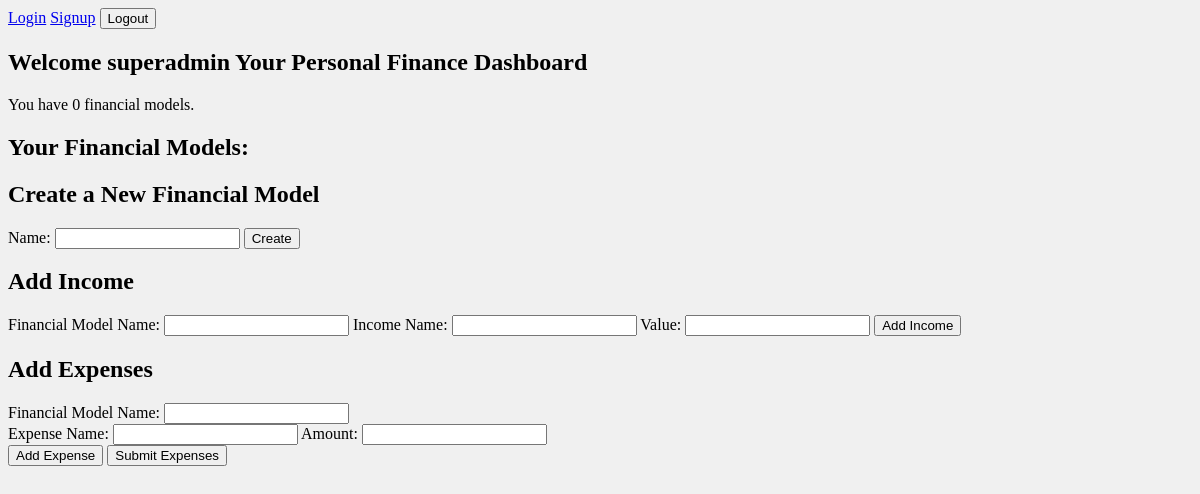
Before: / (signed in) with the older database file.
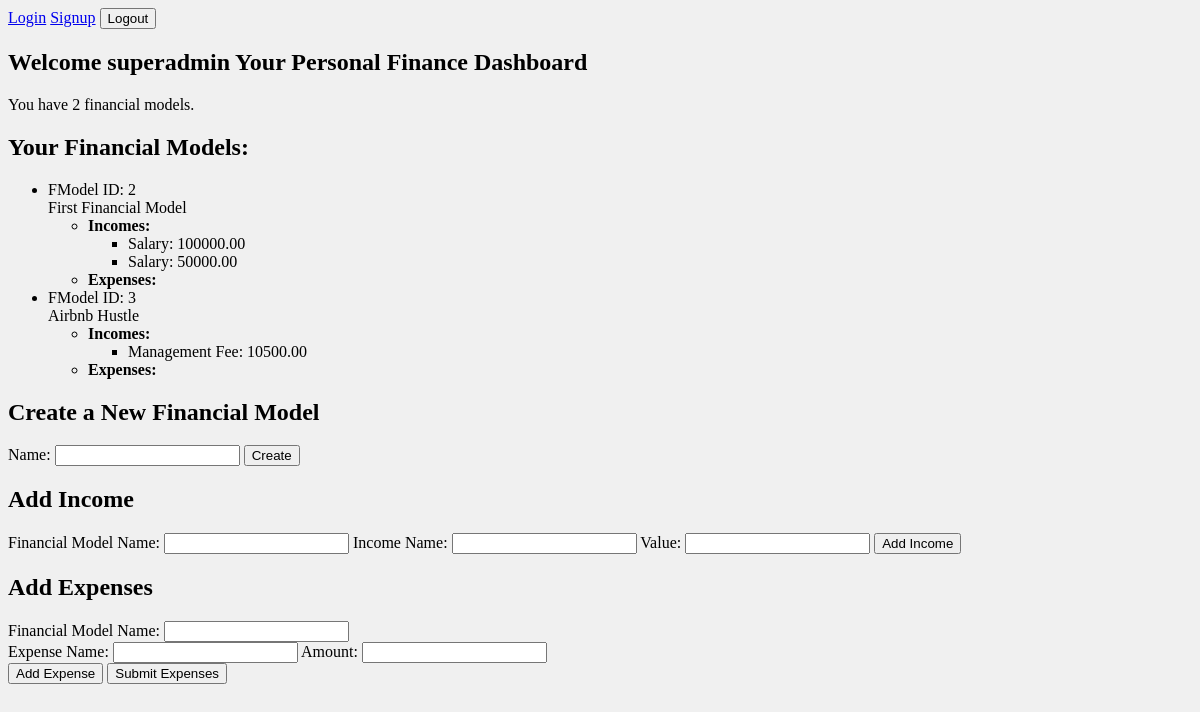
After: the same page with the newer database file.
### personalfinance/models.py (models this page shows)
class FModel(models.Model):
    id = models.IntegerField(primary_key=True)
    user = models.ForeignKey(User, on_delete=models.CASCADE)
    fmodel_name = models.CharField(max_length=100)
    created = models.DateField(auto_now=True)
    class Meta:
        constraints = [
            models.UniqueConstraint(fields=['user', 'fmodel_name'], name='unique_fmodel_per_user')
        ]

class Income(models.Model):
    id = models.IntegerField(primary_key=True)
    fmodel = models.ForeignKey(FModel, on_delete=models.CASCADE)
    income_name = models.CharField(max_length=100)
    value = models.DecimalField(max_digits=10, decimal_places=2)

### personalfinance/views.py (the view)
# urls.py: path('', views.index, name="index"),
@login_required
def index(request):
    user = request.user
    fmodels = FModel.objects.filter(user=user).prefetch_related('income_set', 'expense_set')
    fmodel_count = fmodels.count()
    fmodels_with_income_and_expense = []
    for fmodel in fmodels:
        incomes = Income.objects.filter(fmodel=fmodel)
        expenses = Expense.objects.filter(fmodel=fmodel)
        fmodels_with_income_and_expense.append({
            'fmodel': fmodel,
            'incomes': incomes,
            'expenses': expenses
        })
    context = {
        'user': user,
        'fmodel_count': fmodel_count,
        'fmodels_with_income_and_expense': fmodels_with_income_and_expense
    }
    return render(request, 'personalfinance/index.html', context)

### personalfinance/templates/personalfinance/index.html (shortened to what this page needs)
{% load static %}
<!DOCTYPE html>
<html>
<head>
    <link rel="stylesheet" type="text/css" href="{% static 'personalfinance/styles.css' %}">
    <script src="https://code.jquery.com/jquery-3.7.1.js"></script></head>
<body>
    <a href="{% url 'login' %}">Login</a>
    <a href="{% url 'register' %}">Signup</a>
    <form id="logout-form" action="{% url 'logout' %}" method="post" style="display: inline;">
        <button type="submit">Logout</button>
    </form>
    <h2>Welcome {{ user.username }} Your Personal Finance Dashboard</h2>
    <p>You have {{ fmodel_count }} financial models.</p>
    <h2>Your Financial Models:</h2>
    <ul>
        {% for fmodel_with_ie in fmodels_with_income_and_expense %}
            <li>
                FModel ID: {{ fmodel_with_ie.fmodel.id }} </br>
                {{ fmodel_with_ie.fmodel.fmodel_name }}
                <ul>
                    <li><strong>Incomes:</strong>
                        <ul>
                            {% for income in fmodel_with_ie.incomes %}
                                <li>{{ income.income_name }}: {{ income.value }}</li>
                            {% endfor %}
                        </ul>
                    </li>
                    <li><strong>Expenses:</strong>
                    </li>
                </ul>
            </li>
        {% endfor %}
    </ul>
    <div>
        <h2>Create a New Financial Model</h2>
        <form id="createFModelForm">
            <label for="fmodel_name">Name:</label>
            <input type="text" id="fmodel_name" name="fmodel_name" required>
            <button type="button" onclick="submitFModelForm()">Create</button>
        </form>
    </div>
    <div>
    <h2>Add Income</h2>
        <form id="createIncomeForm">
            <label for="fmodel_name">Financial Model Name:</label>
            <input type="text" id="fmodel_name" name="fmodel_name" required>
            <label for="income_name">Income Name:</label>
            <input type="text" id="income_name" name="income_name" required>
            <label for="value">Value:</label>
            <input type="number" step="0.01" id="value" name="value" required>
            <button type="button" onclick="submitIncomeForm()">Add Income</button>
        </form>
    </div>
    <div>
        <h2>Add Expenses</h2>
        <form id="createExpenseForm">
            <label for="fmodel_name_expense">Financial Model Name:</label>
            <input type="text" id="fmodel_name_expense" name="fmodel_name" required>
            <div id="expensesContainer">
                <div class="expense-entry">
                    <label for="expense_name_0">Expense Name:</label>
                    <input type="text" id="expense_name_0" name="expense_name" required>
                    <label for="expense_value_0">Amount:</label>
                    <input type="number" step="0.01" id="expense_value_0" name="value" required>
                </div>
            </div>
            <button type="button" onclick="addExpenseEntry()">Add Expense</button>
            <button type="button" onclick="submitExpenseForm()">Submit Expenses</button>
        </form>
    </div>
</body>
</html>

Changed rows visible on the page:
added FModel: fmodel.id "2", fmodel.fmodel_name "First Financial Model"
added Income: income_name "Salary", value "100000.00", shown under "2"
added Income: income_name "Salary", value "50000.00", shown under "2"
added FModel: fmodel.id "3", fmodel.fmodel_name "Airbnb Hustle"
added Income: income_name "Management Fee", value "10500.00", shown under "3"
Other visible differences:
{{ fmodel_count }}: "0" → "2"
